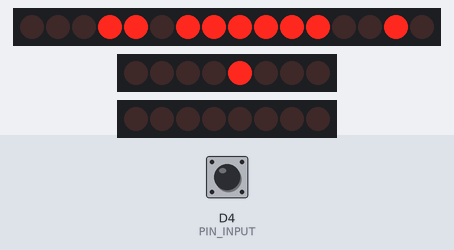
Recording of a program running on a simulated ESP8266 (NodeMCU). On the bench: 16 shift-register outputs drawn as a row of LEDs (first output left, lit = HIGH), 2 × 8 shift-register outputs drawn as a row of LEDs (first output left, lit = HIGH). Wiring (inferred from the names in the program): 2 × shift register (74HC595): data D8; shift clock D6; latch D7; 2 × shift register (74HC595): data D2, shift clock D0 / data D3, shift clock D1. Wiring (inferred from the signals the program sends): 3 × row of LEDs: on Q0, Q1, Q2, Q3, Q4, Q5, Q6, Q7, Q8, Q9, Q10, Q11, Q12, Q13, Q14, Q15 / on Q0, Q1, Q2, Q3, Q4, Q5, Q6, Q7 / on Q0, Q1, Q2, Q3, Q4, Q5, Q6, Q7. Inputs (shaded band) come from the test bench; at power-on: D4 (PIN_INPUT) HIGH. Random numbers use the default seed unless the program sets one.

Above: at 10.9 s.
11.0 s: D4 (PIN_INPUT) pulled LOW for 3.2 s
At 11.28 s:
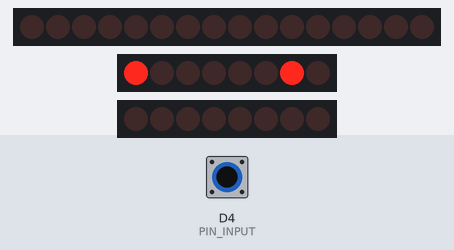
15.7 s: D4 (PIN_INPUT) pulled LOW for 0.15 s
At 17.08 s:
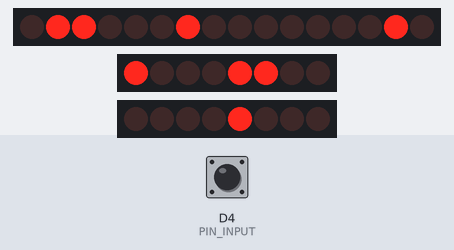
17.7 s: D4 (PIN_INPUT) pulled LOW for 1 s
At 17.88 s:
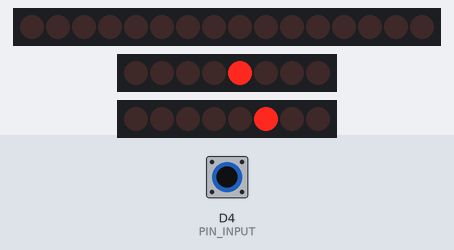
20.5 s: D4 (PIN_INPUT) pulled LOW for 0.15 s
At 20.68 s:
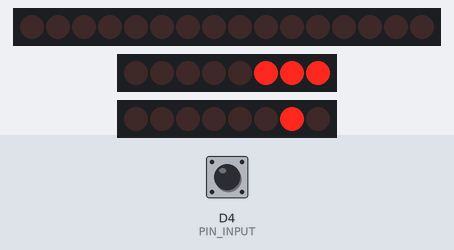
22.4 s: D4 (PIN_INPUT) pulled LOW for 0.15 s
At 22.68 s:
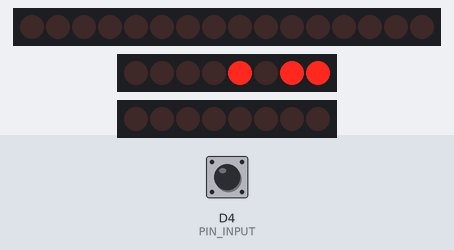
24.3 s: D4 (PIN_INPUT) pulled LOW for 1 s
At 24.48 s:
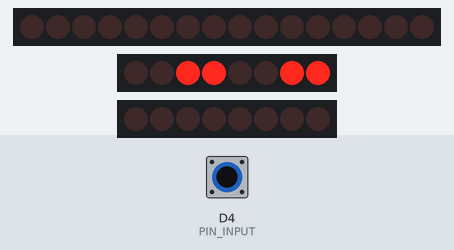
Timing chart, 0 to 30.0 s (numbered marks = the images above; inputs shaded):
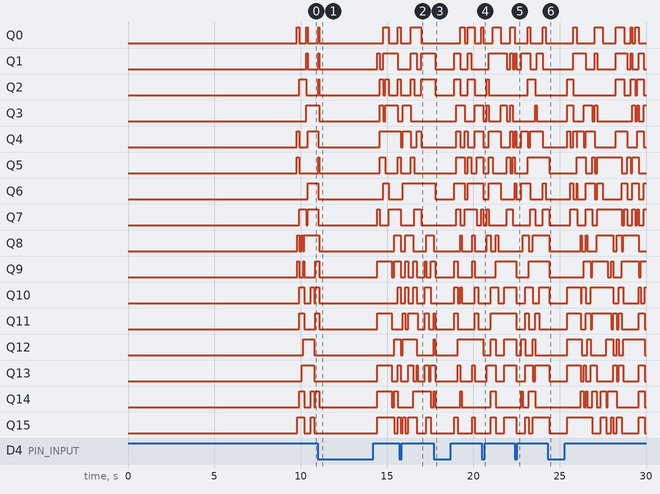

The program:

main.cpp
```cpp
#include <Arduino.h>

#define _TASK_SLEEP_ON_IDLE_RUN
#include <TaskScheduler.h>

#define PIN_LATCH D7 // ST_CP
#define PIN_CLOCK D6 // SH_CP
#define PIN_DATA D8  // DS

#define PIN_LED1 D0
#define PIN_LED2 D1
#define PIN_LED3 D2
#define PIN_LED4 D3

#define PIN_INPUT D4

Scheduler ts;

void updateShiftRegister(uint16_t data);

void led1On();
void led1Off();
void led2On();
void led2Off();
void led3On();
void led3Off();
void led4On();
void led4Off();
void change7Segment();
void inputCheck();

// Tasks
Task tLed1(100, TASK_FOREVER, &led1On, &ts, true);
Task tLed2(100, TASK_FOREVER, &led2On, &ts, true);
Task tLed3(1000, TASK_FOREVER, &led3On, &ts, true);
Task tLed4(500, TASK_FOREVER, &led4On, &ts, true);
Task tsegment7(500, TASK_FOREVER, &change7Segment, &ts, true);
Task tInput(100, TASK_FOREVER, &inputCheck, &ts, true);

/*
 * setup() - this function runs once when you turn your Arduino on
 * We initialize the serial connection with the computer
 */

void setup()
{
  // Set all the pins of 74HC595 as OUTPUT
  pinMode(PIN_LATCH, OUTPUT);
  pinMode(PIN_DATA, OUTPUT);
  pinMode(PIN_CLOCK, OUTPUT);
  pinMode(PIN_INPUT, INPUT_PULLUP);

  pinMode(PIN_LED1, OUTPUT);
  pinMode(PIN_LED2, OUTPUT);
  pinMode(PIN_LED3, OUTPUT);
  pinMode(PIN_LED4, OUTPUT);
  digitalWrite(PIN_LED1, LOW);
  digitalWrite(PIN_LED2, LOW);
  digitalWrite(PIN_LED3, LOW);
  digitalWrite(PIN_LED4, LOW);

  digitalWrite(PIN_LED1, HIGH);
  delay(50);
  digitalWrite(PIN_LED1, LOW);
  delay(100);
  for (int i = 0; i < 100; i++)
  {
    digitalWrite(PIN_LED1, HIGH);
    delay(random(100));
    digitalWrite(PIN_LED1, LOW);
    delay(random(100));
  }
}

/*
 * loop() - this function runs over and over again
 */
void loop()
{

  ts.execute();
  // leds = 0;	// Initially turns all the LEDs off, by giving the variable 'leds' the value 0
  // updateShiftRegister();
  // delay(500);
  //   digitalWrite(PIN_LED1, LOW);
  // digitalWrite(PIN_LED2, HIGH);
  // digitalWrite(PIN_LED3, LOW);
  // digitalWrite(PIN_LED4, HIGH);
  // for (int i = 0; i < 8; i++)	// Turn all the LEDs ON one by one.
  // {
  //   bitSet(leds, i);		// Set the bit that controls that LED in the variable 'leds'
  //   updateShiftRegister();

  //     digitalWrite(PIN_LED1, LOW);
  // digitalWrite(PIN_LED2, HIGH);
  // digitalWrite(PIN_LED3, LOW);
  // digitalWrite(PIN_LED4, HIGH);
  //   delay(500);
  //     digitalWrite(PIN_LED1, HIGH);
  // digitalWrite(PIN_LED2, LOW);
  // digitalWrite(PIN_LED3, HIGH);
  // digitalWrite(PIN_LED4, LOW);
  // delay(500);
  // }
  // digitalWrite(PIN_LED1, LOW);
  // digitalWrite(PIN_LED2, HIGH);
  // digitalWrite(PIN_LED3, LOW);
  // digitalWrite(PIN_LED4, HIGH);
}

/*
 * updateShiftRegister() - This function sets the latchPin to low, then calls the Arduino function 'shiftOut' to shift out contents of variable 'leds' in the shift register before putting the 'latchPin' high again.
 */
void updateShiftRegister(uint16_t data)
{
}
bool cableCon = false;
void inputCheck()
{
  if (digitalRead(PIN_INPUT) == LOW)
  {
    cableCon = true;
    digitalWrite(PIN_LATCH, LOW);
    shiftOut(PIN_DATA, PIN_CLOCK, LSBFIRST, B00000000);
    shiftOut(PIN_DATA, PIN_CLOCK, LSBFIRST, B00000000);
    digitalWrite(PIN_LATCH, HIGH);
  }
  else
  {
    cableCon = false;
  }
}

void led1On()
{
  digitalWrite(PIN_LED1, HIGH);
  tLed1.setCallback(led1Off);
  // tLed1.setInterval(random(100));
  // tLed1.restart();
}

void led1Off()
{
  digitalWrite(PIN_LED1, LOW);
  tLed1.setCallback(led1On);
  // tLed1.setInterval(random(100));
  // tLed1.restart();
}

void led2On()
{
  digitalWrite(PIN_LED2, HIGH);
  tLed2.setCallback(led2Off);
  tLed2.setInterval(random(200));
}

void led2Off()
{
  digitalWrite(PIN_LED2, LOW);
  tLed2.setCallback(led2On);
  tLed2.setInterval(random(2000));
}

void led3On()
{
  digitalWrite(PIN_LED3, HIGH);
  tLed3.setCallback(led3Off);
  tLed3.setInterval(random(1000));
}

void led3Off()
{
  digitalWrite(PIN_LED3, LOW);
  tLed3.setCallback(led3On);
  tLed3.setInterval(random(1000));
}

void led4On()
{
  digitalWrite(PIN_LED4, HIGH);
  tLed4.setCallback(led4Off);
  tLed4.setInterval(random(500));
}

void led4Off()
{
  digitalWrite(PIN_LED4, LOW);
  tLed4.setCallback(led4On);
  tLed4.setInterval(random(5000));
}
uint8_t disp1;
uint8_t disp2;
void change7Segment()
{
  if (cableCon)
  {
    return;
  }
  bool chooseDisp = random(2);
  if (chooseDisp)
  {
    disp1 = (uint8_t)random(256);
  }
  else
  {
    disp2 = (uint8_t)random(256);
  }
  digitalWrite(PIN_LATCH, LOW);
  shiftOut(PIN_DATA, PIN_CLOCK, LSBFIRST, disp1);
  shiftOut(PIN_DATA, PIN_CLOCK, LSBFIRST, disp2);
  digitalWrite(PIN_LATCH, HIGH);
  tsegment7.setInterval(random(200));
}
```
